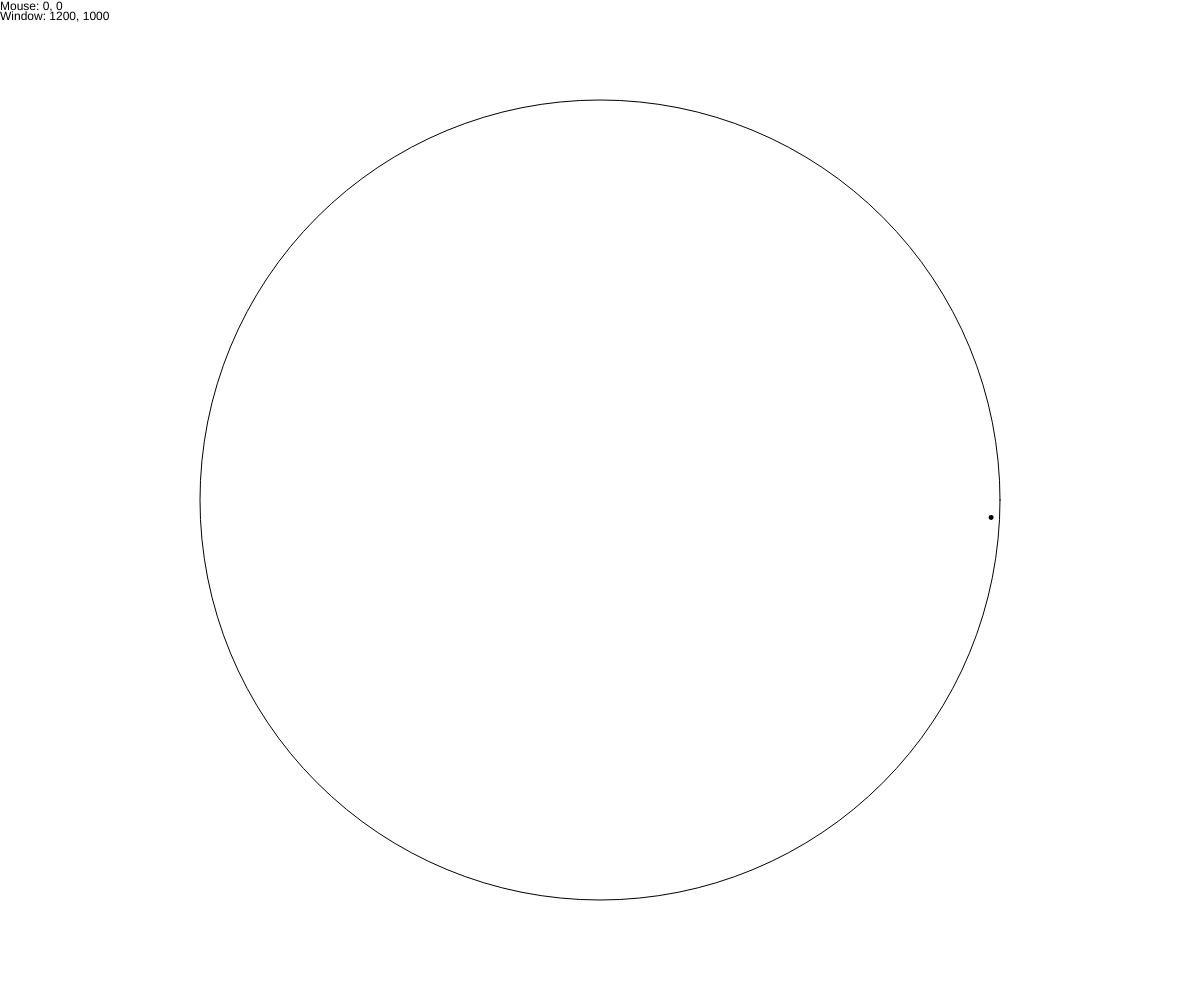
Frame 1 (no input)
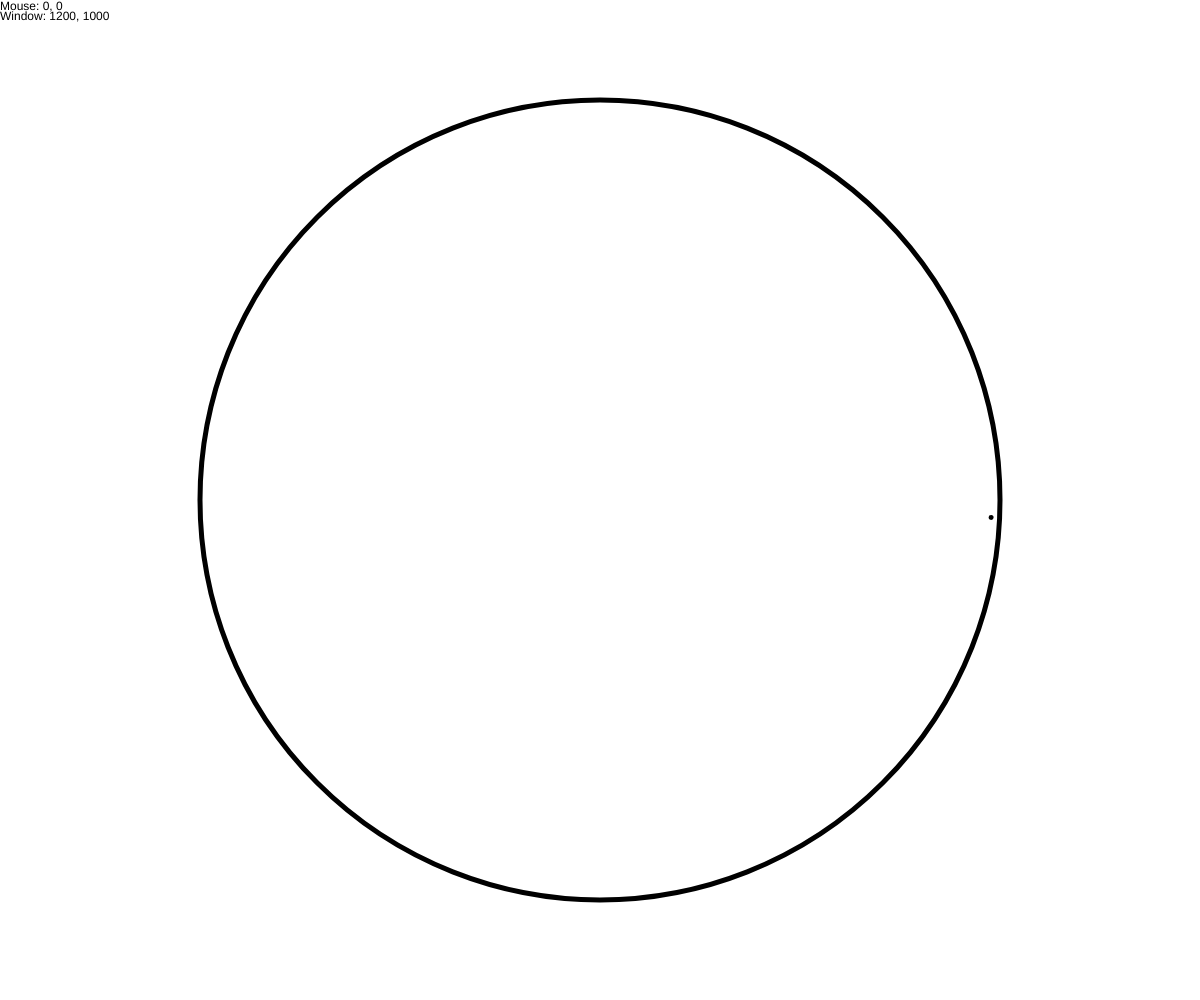
Frame 60 (no input)
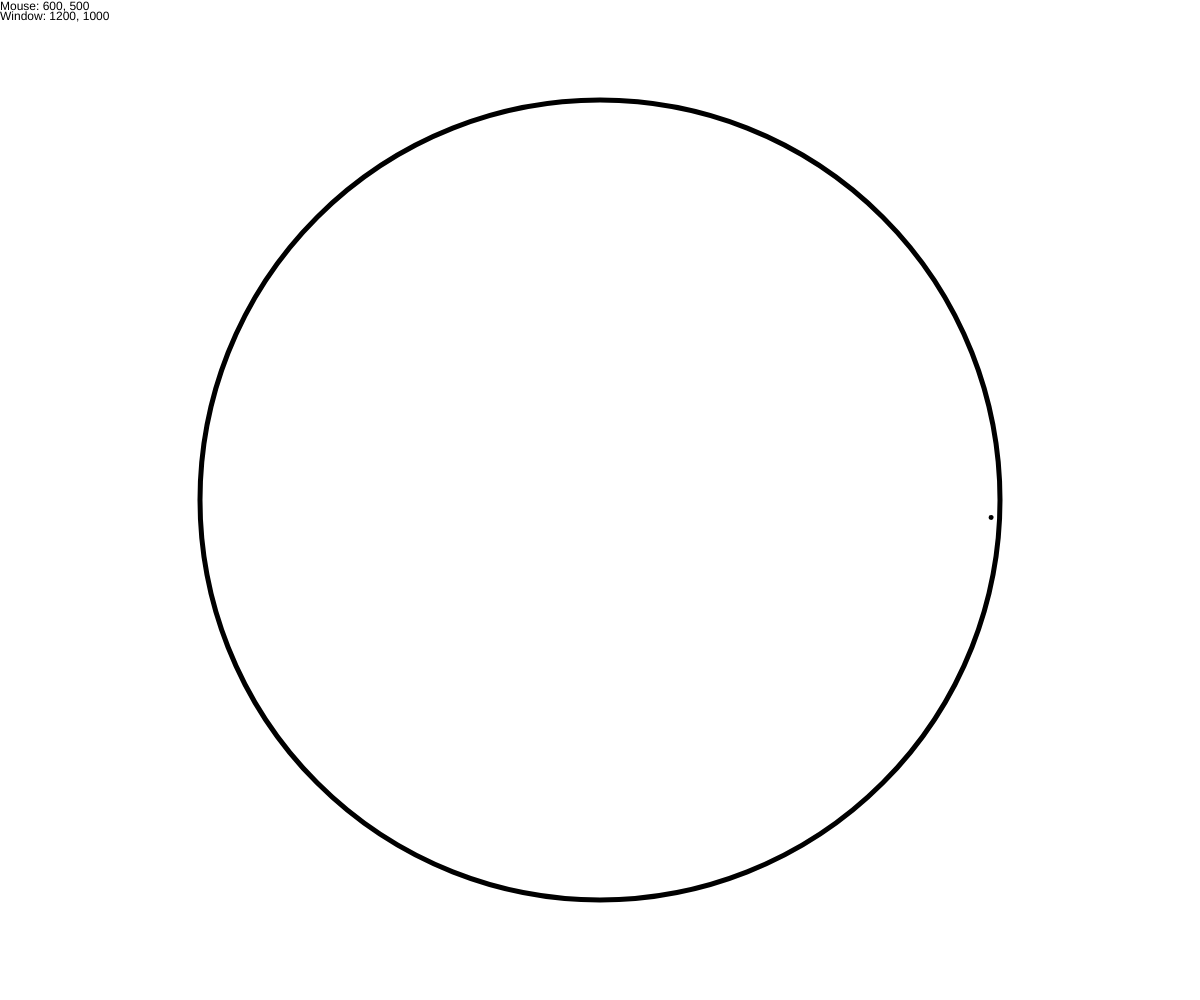
Frame 120 (the mouse pressed at the canvas centre since frame 60)

The p5.js sketch that drew these frames (run headless with seeded random() and noise() and a simulated clock; from frame 60 on, the mouse is pressed at the canvas centre):

// p5.js sketch
// ── sketch.js
function setup() {
  createCanvas(windowWidth, windowHeight)
x= windowWidth/2+.4*windowHeight
y= windowHeight/2

}


function draw() {
  background('white')
  text("Mouse: " + mouseX + ", " + mouseY,0,10)
  text("Window: " + windowWidth + ", "  + windowHeight, 0, 20)
  
  ellipse(windowWidth / 2, windowHeight / 2, .8 * windowHeight, .8 * windowHeight)
  strokeWeight(5)
  // point(windowWidth/2+.4*windowHeight,)
  angleMode(DEGREES)
  rotate(1)
  point(x,y)
 

}

function windowResized() {
  resizeCanvas(windowWidth, windowHeight)
}
